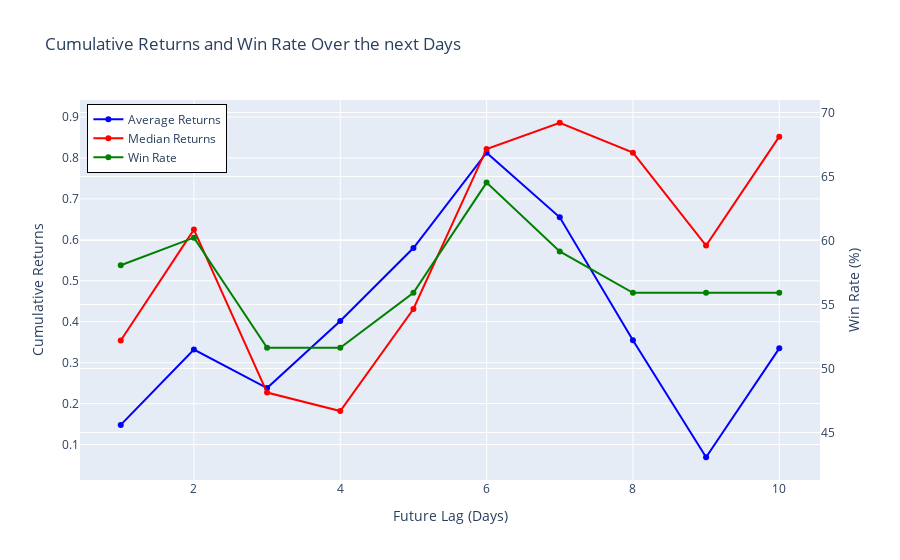

The notebook cell this image was saved under:
### Code cell
pl.plot_original_stats(avg_returns, median_returns, win_rate)

### Figure 1 — Plotly figure (JSON) as saved in the notebook; plotly's stock layout.template omitted (floating-point values rounded to 4 significant figures)
{"data": [{"hoverinfo": "x+y+name", "line": {"color": "blue"}, "mode": "lines+markers", "name": "Average Returns", "type": "scatter", "x": [1, 2, 3, 4, 5, 6, 7, 8, 9, 10], "y": [0.148, 0.332, 0.238, 0.402, 0.58, 0.813, 0.655, 0.355, 0.069, 0.335], "yaxis": "y"}, {"hoverinfo": "x+y+name", "line": {"color": "red"}, "mode": "lines+markers", "name": "Median Returns", "type": "scatter", "x": [1, 2, 3, 4, 5, 6, 7, 8, 9, 10], "y": [0.354, 0.625, 0.227, 0.182, 0.431, 0.822, 0.886, 0.813, 0.586, 0.852], "yaxis": "y"}, {"hoverinfo": "x+y+name", "line": {"color": "green"}, "mode": "lines+markers", "name": "Win Rate", "type": "scatter", "x": [1, 2, 3, 4, 5, 6, 7, 8, 9, 10], "y": [58.06, 60.22, 51.61, 51.61, 55.91, 64.52, 59.14, 55.91, 55.91, 55.91], "yaxis": "y2"}], "layout": {"legend": {"bordercolor": "Black", "borderwidth": 1, "x": 0.01, "y": 0.99}, "title": {"text": "Cumulative Returns and Win Rate Over the next Days"}, "xaxis": {"title": {"text": "Future Lag (Days)"}}, "yaxis": {"title": {"text": "Cumulative Returns"}}, "yaxis2": {"overlaying": "y", "range": [41.29, 70.97], "side": "right", "title": {"text": "Win Rate (%)"}}}}
